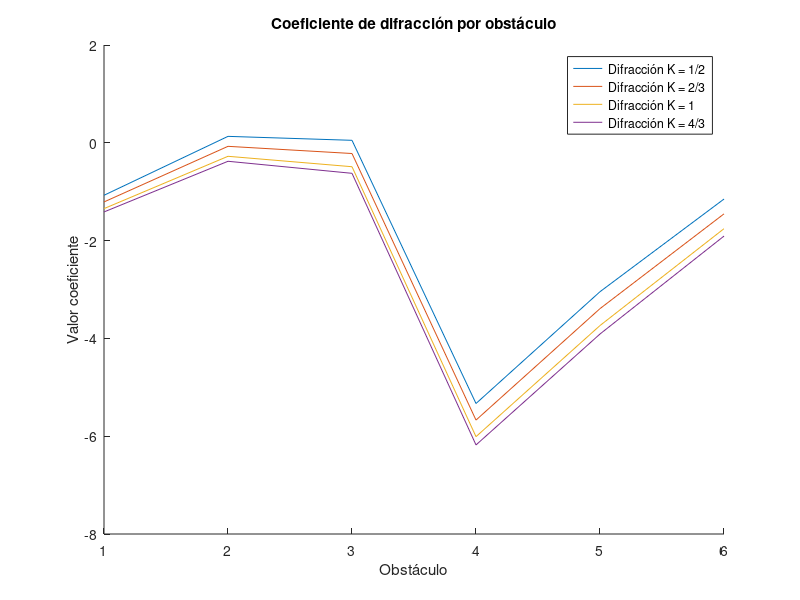
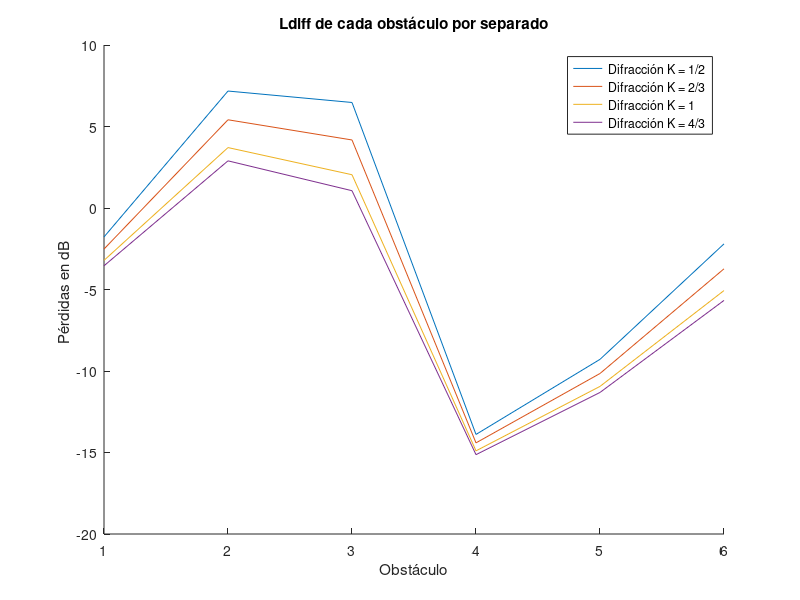
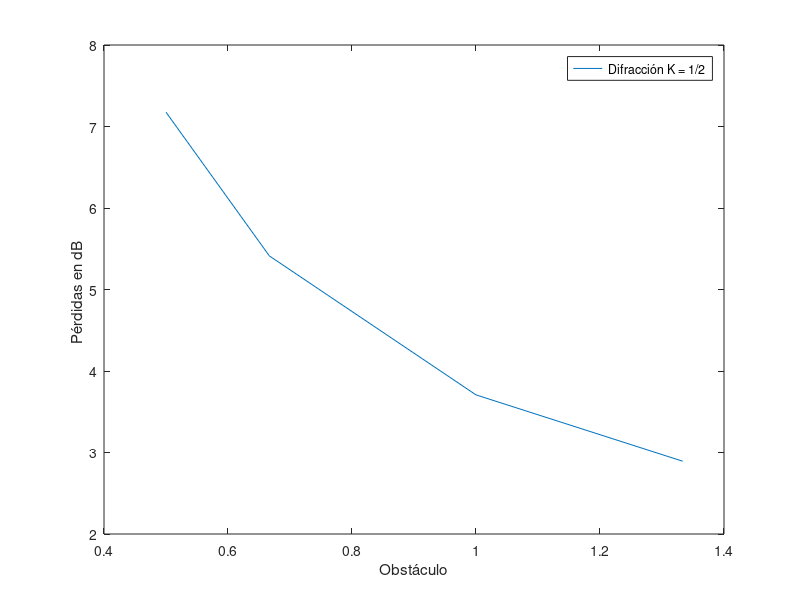
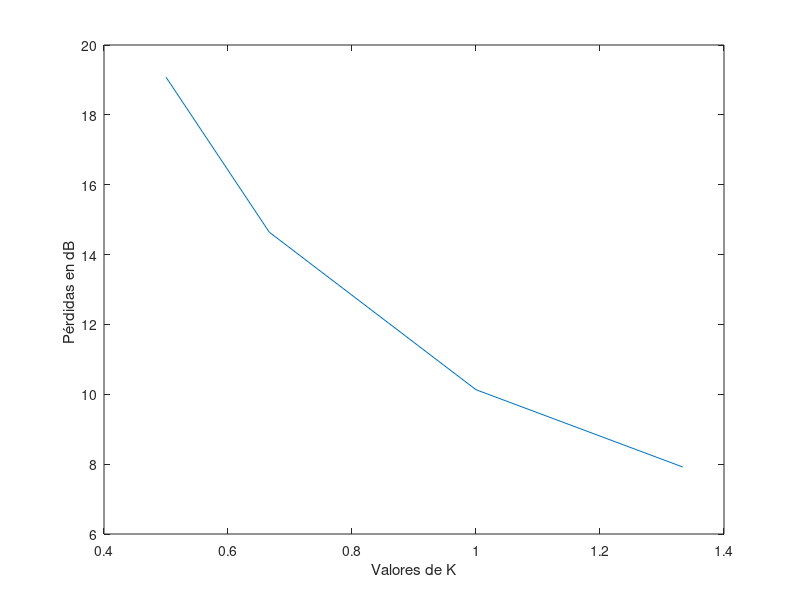

Write the MATLAB code that produced these figures, in order.
clear;close all;clc;

f      = 5800e6;
c      = 3e8;
lambda = c/f;

% Alturas, distancia y radio en metros

d  = 20.09e3; %en Km
R0 = 6370e3;

e  = [797 800 803 799 735 760 788 805];
a  = [10  0   0    0   0   0   0  8];
d1 = [0 0.806e3 1.910e3 3.721e3 7.831e3 10.955e3 14.965e3 d];
d2 = d - d1;
h1 = e(1) + a(1);


K           = [0.5, 2/3 ,1, 4/3];
Re          = R0*K;
altura_rayo = ((e(end)+a(end)-e(1)-a(1))/d)*d1 + e(1)+a(1);
R1          = sqrt(lambda*d1.*d2/d); 

%Repito el código de Diego pero "K" es un vector, y por tanto "Re" tambien.

% -----------------------------------------------------------------------
% Esta parte elimina el primer y último elemento de los arrays, ya que se 
% corresponde con los valores de las torres y se obtienen valores que no se usan.
d1(:,1)   =[];
d1(:,end) =[];
e(:,1)    =[];
e(:,end)  =[];
R1(:,1)   =[];
R1(:,end) =[];
altura_rayo(:,1)   = [];
altura_rayo(:,end) = [];
% % -----------------------------------------------------------------------
d2=d-d1;

obstaculo_mayor          = max(e);
posicion_obstaculo_mayor = find(e==obstaculo_mayor);

numero_iteraciones    = size(Re);
columnas              = size(d1);
flecha_iterada        = zeros(numero_iteraciones(2),columnas(2));
despejamiento_iterado = zeros(numero_iteraciones(2),columnas(2));
uve_iterado           = zeros(numero_iteraciones(2),columnas(2));
Ldif_iterado          = zeros(numero_iteraciones(2),columnas(2));
Ldif_sd               = zeros(1,numero_iteraciones(2));
uve_obstaculo_principal_y_subvano            = zeros(numero_iteraciones(2),3);
posicion_uve_menos_negativo_inferior_subvano = zeros(numero_iteraciones(2),3);
%uve_iterado_relevante  = zeros(numero_iteraciones(2),6);
figure(1);title("Coeficiente de difracción por obstáculo");
for iteracion=1:numero_iteraciones(2)    
    flecha_iterada(iteracion,:)        = (d1.*d2)/(2*Re(iteracion));
    despejamiento_iterado(iteracion,:) =  e + flecha_iterada(iteracion,:) - altura_rayo;
    uve_iterado(iteracion,:)           = sqrt(2)*despejamiento_iterado(iteracion,:)./R1;

% find(uve_iterado(1,:) <-0.78)
%ans =    1     4     5     6
    
% uve_iterado(1,ans)
% ans =%  -1.3147   -5.4915   -3.2292   -1.4008

    uve_iterado_relevante(iteracion,:) = uve_iterado(iteracion,find(uve_iterado(iteracion,:) > -0.78));  
 
    Ldif_iterado(iteracion,:)          =  6.9 + 20*log10(sqrt((uve_iterado(iteracion,:)-0.1).^2 +1) + uve_iterado(iteracion,:)-0.1);
    
    uve_obstaculo_principal_y_subvano(iteracion,:)  = [uve_iterado(iteracion,posicion_obstaculo_mayor-1),uve_iterado(iteracion,posicion_obstaculo_mayor),uve_iterado(iteracion,posicion_obstaculo_mayor+1)];
    posicion_uve_menos_negativo_inferior_subvano    = find( (uve_iterado(iteracion,:))<(min(uve_obstaculo_principal_y_subvano(iteracion,:))), 1, 'last' );

    hold on
    plot(uve_iterado(iteracion,:))
    xticks(1:6);
    hold off
    
end
ylabel("Valor coeficiente");xlabel("Obstáculo");
legend("Difracción K = 1/2","Difracción K = 2/3","Difracción K = 1","Difracción K = 4/3");


figure(2);title("Ldiff de cada obstáculo por separado");
for iteracion=1:numero_iteraciones(2)
    hold on 
    plot(Ldif_iterado(iteracion,:));
    xticks(1:6);
    hold off
end
ylabel("Pérdidas en dB ");xlabel("Obstáculo");
legend("Difracción K = 1/2","Difracción K = 2/3","Difracción K = 1","Difracción K = 4/3");


d_izq   = d1(2);
d1_izq  = d1(1);
d2_izq  = d1(2)-d1(1);
h2_izq  = e(2);
h1_izq  = h1;
AlturaRayo_izq   = ((h2_izq-h1_izq)/d_izq)*d1_izq+h1_izq;
R1_izq           = sqrt(lambda*d1_izq*d2_izq/d_izq);

d_drch  = d2(2);
d1_drch = d1(3)-d1(2);
d2_drch = d2(3);
h2_drch = e(6);
h1_drch = e(2);
AlturaRayo_drch  = ((h2_drch-h1_drch)/d_drch)*d1_drch+h1_drch;
R1_drch          = sqrt(lambda*d1_drch*d2_drch/d_drch);

C =10+0.04*(d1(2)/1000+d2(2)/1000);

figure(5);title("Ldiff obstáculos con V > -0.78")
for iteracion=1:numero_iteraciones(2)

   %IZQUIERDA 
        Flecha_izquierda(iteracion,1)        = (d1_izq*d2_izq)/(2*Re(iteracion));
        Despejamiento_izquierda(iteracion,1) = Flecha_izquierda(iteracion,1) + e(1) - AlturaRayo_izq;        
        uve_izquiera(iteracion,1)            = sqrt(2)*(Despejamiento_izquierda(iteracion,1)/R1_izq);
        
        Lad_izquierda(iteracion,:) = 6.9 + 20*log10(sqrt((uve_izquiera(iteracion,:)-0.1).^2 +1) + uve_izquiera(iteracion,:)-0.1);
   %DERECHA
        Flecha_derecha(iteracion,:)        = (d1_drch*d2_drch)/(2*Re(iteracion));
        Despejamiento_derecha(iteracion,:) = Flecha_derecha(iteracion,1) + e(1) - AlturaRayo_drch;        
        uve_derecha(iteracion,:)            = sqrt(2)*(Despejamiento_derecha(iteracion,1)/R1_drch);
      
        Lad_derecha(iteracion,:) = 6.9 + 20*log10(sqrt((uve_derecha(iteracion,:)-0.1).^2 +1) + uve_derecha(iteracion,:)-0.1);
     
   T(iteracion,:) =1-exp(-(max(Ldif_iterado(iteracion,:)))/6);
   
   Ldiff_totales(iteracion,:) = max(Ldif_iterado(iteracion,:)) + T(iteracion,:)*(Lad_derecha(iteracion,:) + Lad_izquierda(iteracion,:) + C)

   
end
plot(K,Ldiff_totales)
ylabel("Pérdidas en dB ");xlabel("Valores de K");


figure(4);title("Ldiff totales en funcion de K");
plot(K,Ldif_iterado(:,posicion_obstaculo_mayor));
ylabel("Pérdidas en dB ");xlabel("Obstáculo");
legend("Difracción K = 1/2","Difracción K = 2/3","Difracción K = 1","Difracción K = 4/3");

